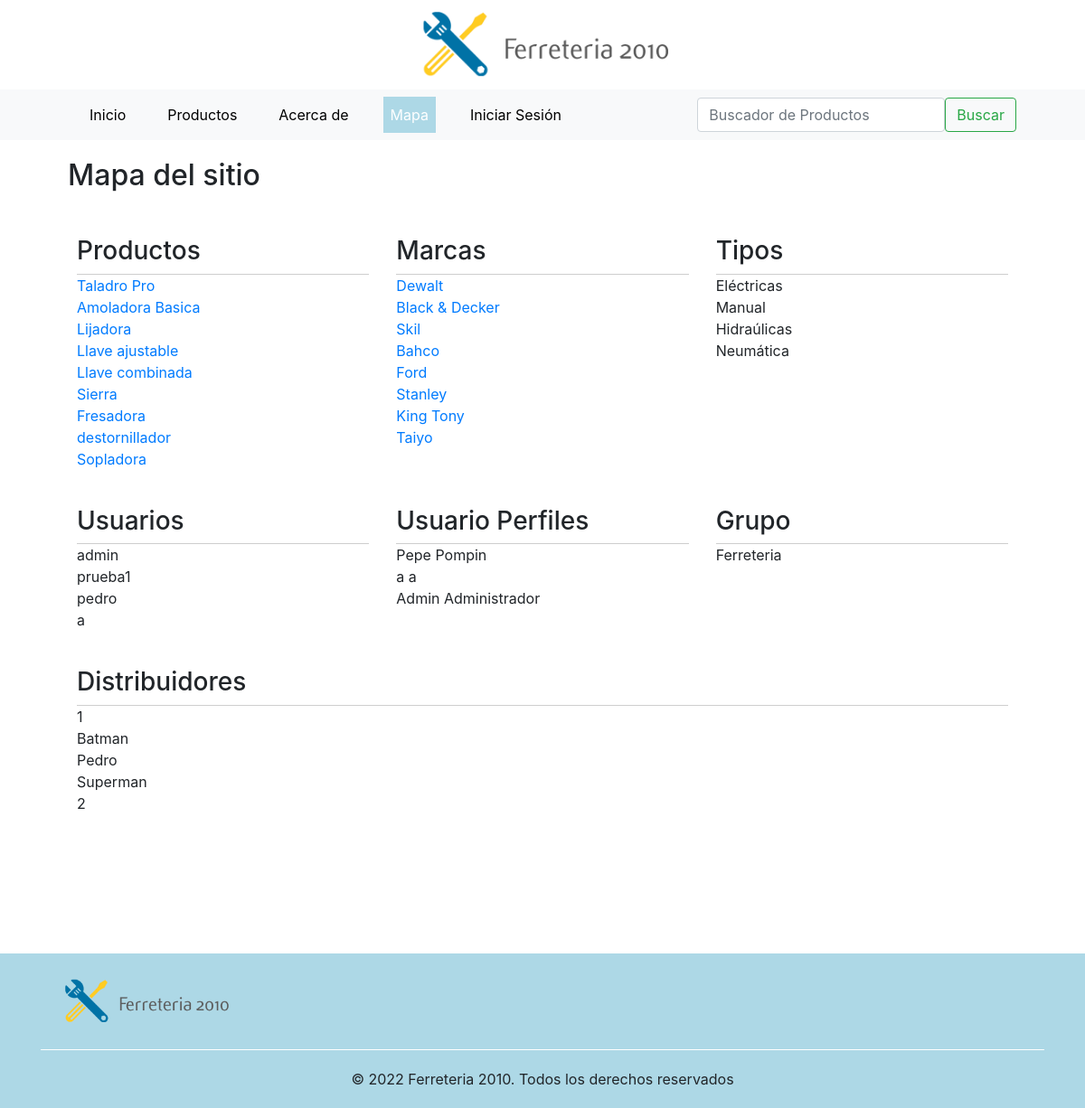
Screenshot of /map/ with the database file from the repository.
### productos/models.py (models this page shows, shortened)
class Productos(models.Model):
    nombre = models.CharField(max_length=200)
    sku = models.CharField(max_length=100, unique=True)
    marca = models.ForeignKey(Marcas, on_delete=models.CASCADE, related_name='producto') # relacionada con el modelo Marcas
    modelo = models.CharField(max_length=100)
    tipo = models.ForeignKey(Tipo, on_delete=models.CASCADE, related_name='producto') # relacionada con el modelo Tipo
    precio = models.FloatField()
    stock = models.IntegerField()
    descuento = models.FloatField()
    novedad = models.BooleanField()
    imagen = models.ImageField(upload_to = 'prod_images', default='')
    descripcion = models.CharField(max_length=600, blank=True, default='')
    active = models.BooleanField(default=True)
    class Meta:
        verbose_name = 'Producto'
        verbose_name_plural = 'Productos'

### marcas/models.py (models this page shows, shortened)
class Marcas(models.Model):
    nombre = models.CharField(max_length=100, unique=True)
    descripcion = models.CharField(max_length=200, blank=True, default='')
    active = models.BooleanField(default=True)
    class Meta:
        verbose_name = 'Marca'
        verbose_name_plural = 'Marcas'

### categorias/models.py (models this page shows, shortened)
class Tipo(models.Model):
    categoria = models.CharField(max_length=100, unique=True)
    descripcion = models.CharField(max_length=200, blank=True, default='')
    active = models.BooleanField(default=True)
    class Meta:
        verbose_name = 'Tipo'
        verbose_name_plural = 'Tipos'

### accounts/models.py (models this page shows, shortened)
class User_profile(models.Model):
    username = models.OneToOneField(User, on_delete=models.CASCADE, related_name='User_profile')
    descripcion = models.CharField(max_length=200, default='-', blank=True)
    link = models.URLField(max_length=100, default='-', blank=True)
    image = models.ImageField(upload_to = 'profile_images', default='default.jpg')
    class Meta:
        verbose_name = 'Perfil de usuario'
        verbose_name_plural = 'Perfiles de usuario'

### distribuidores/models.py (models this page shows, shortened)
class Distribuidores(models.Model):
    razon_social = models.CharField(max_length=200)
    direccion = models.CharField(max_length=100)
    localidad = models.CharField(max_length=100)
    pais = models.CharField(max_length=100)
    telefono = models.CharField(max_length=100)
    mail = models.CharField(max_length=100)
    web = models.CharField(max_length=100)
    cuit = models.IntegerField(unique=True)
    descripcion = models.CharField(max_length=200, blank=True, default='')
    active = models.BooleanField(default=True)
    class Meta:
        verbose_name = 'Distribuidor'
        verbose_name_plural = 'Distribuidores'

### site_extras/views.py (the view)
# urls.py: path('map/', Detalle_site, name = 'map'),
def Detalle_site(request):
    grupo = usuario_logueado(request)
    producto_map = Productos.objects.all()
    distribuidores_map = Distribuidores.objects.all()
    marcas_map = Marcas.objects.all()
    tipo_map = Tipo.objects.all()
    user_profile_map = User_profile.objects.all()
    user_map = User.objects.all()
    group_map = Group.objects.all()
    context = {"producto_map":producto_map, "distribuidores_map": distribuidores_map, "marcas_map": marcas_map, "tipo_map": tipo_map, "user_profile_map": user_profile_map, "user_map": user_map, "group_map": group_map, 'grupo':grupo}
    return render(request, 'map.html', context = context)

### django_base/functions.py (called while the page is built)
def usuario_logueado(request):
    if request.user.is_authenticated:
        username  = request.user.username
        id_usuario = User.objects.filter(username__icontains = username).values('id')
        lista_grupo = list(Group.objects.filter(user__in = id_usuario).values_list('name', flat=True))
        for grupo in lista_grupo:
            if grupo == 'Ferreteria':
                return True
            else:
                return False
    else:
        return False

### templates/map.html (shortened to what this page needs)
{% extends 'base.html' %}
{% load static %}
{% block nav_map_activo %}active{% endblock %}
{% block contenido %}
<div class="container">
    <div class="row align-items-start" style="margin: 20px 0px 0px 0px;">
      <div class="col">
        <h2>Mapa del sitio</h2>
      </div>
    </div>
    <div class="row">
      <div class="col">
        <h3>Productos</h3>
        <div class="separador"></div>
        {% for i in producto_map %}
        <a href="/productos/detail-producto/{{i.id}}">{{ i.nombre }}</a><br>
        {% endfor%}
      </div>
      <div class="col">
        <h3>Marcas</h3>
        <div class="separador"></div>
        {% for f in marcas_map %}
        <a href="/productos/search-product/?search={{f.nombre}}">{{ f.nombre }} </a><br>
        {% endfor%}
      </div>
      <div class="col">
        <h3>Tipos</h3>
        <div class="separador"></div>
        {% for f in tipo_map %}
          {{ f.categoria }} <br>
        {% endfor%}
      </div>
    </div>
     <div class="row">
      <div class="col">
        <h3>Usuarios</h3>
        <div class="separador"></div>
        {% for f in user_map %}
          {{ f.username }}  <br>
        {% endfor%}
      </div>
      <div class="col">
        <h3>Usuario Perfiles</h3>
        <div class="separador"></div>
        {% for f in user_profile_map %}
          {{ f.username.first_name }} {{ f.username.last_name }} <br>
        {% endfor%}
      </div>
      <div class="col">
        <h3>Grupo</h3>
        <div class="separador"></div>
        {% for f in group_map %}
          {{ f.name }}  <br>
        {% endfor%}
      </div>
    </div>
    <div class="row">
      <div class="col">
        <h3>Distribuidores</h3>
        <div class="separador"></div>
        {% for f in distribuidores_map %}
         {{ f.razon_social }} <br>
        {% endfor%}
      </div>
    </div>
    <div class="row align-items-end">&nbsp;</div>
</div>
{% endblock %}

### productos/static/assets/css/custom.css (style rules this page uses)
.separador { border-bottom: 1px solid #cecece; }
.row { margin: 40px 10px; }

### rows the page displays
Productos: nombre "Taladro Pro"
Productos: nombre "Amoladora Basica"
Productos: nombre "Lijadora"
Productos: nombre "Llave ajustable"
Productos: nombre "Llave combinada"
Productos: nombre "Sierra"
Productos: nombre "Fresadora"
Productos: nombre "destornillador"
Productos: nombre "Sopladora"
Marcas: nombre "Dewalt"
Marcas: nombre "Black & Decker"
Marcas: nombre "Skil"
Marcas: nombre "Bahco"
Marcas: nombre "Ford"
Marcas: nombre "Stanley"
Marcas: nombre "King Tony"
Marcas: nombre "Taiyo"
Tipo: categoria "Eléctricas"
Tipo: categoria "Manual"
Tipo: categoria "Hidraúlicas"
Tipo: categoria "Neumática"
User_profile: username.first_name "Pepe", username.last_name "Pompin"
User_profile: username.first_name "a", username.last_name "a"
User_profile: username.first_name "Admin", username.last_name "Administrador"
Distribuidores: razon_social "1"
Distribuidores: razon_social "Batman"
Distribuidores: razon_social "Pedro"
Distribuidores: razon_social "Superman"
Distribuidores: razon_social "2"

### other values shown
{{ f.username }} "admin"
{{ f.username }} "prueba1"
{{ f.username }} "pedro"
{{ f.username }} "a"
{{ f.name }} "Ferreteria"
